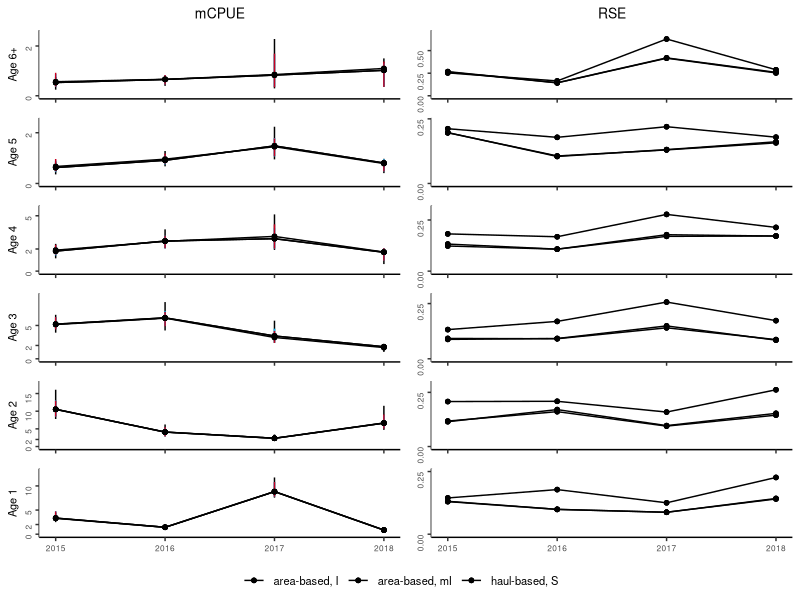
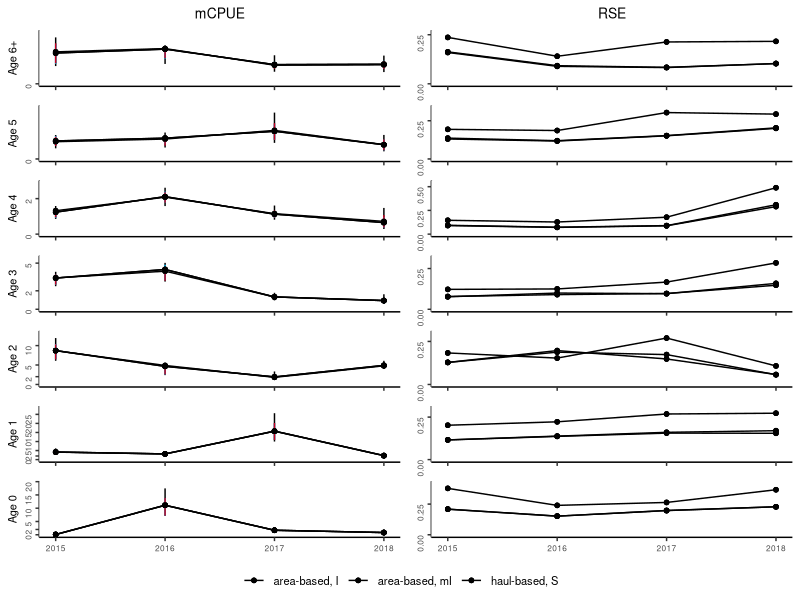
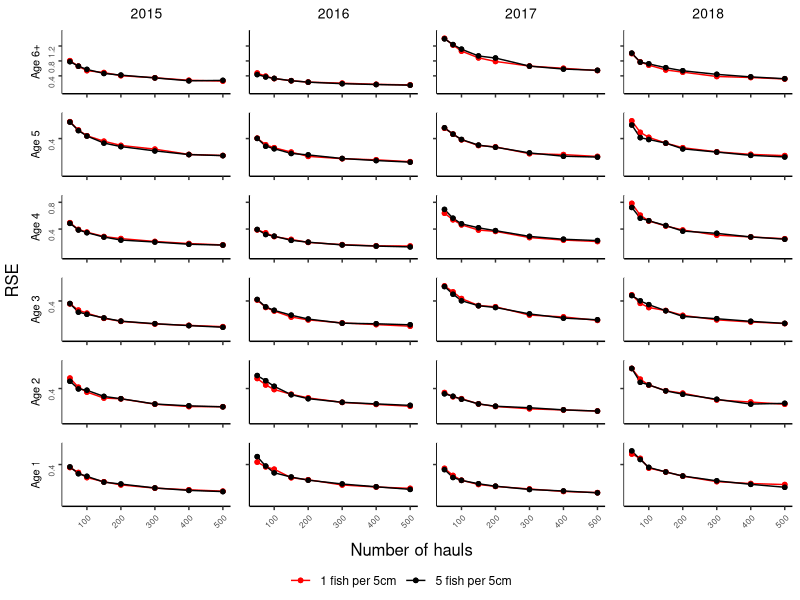
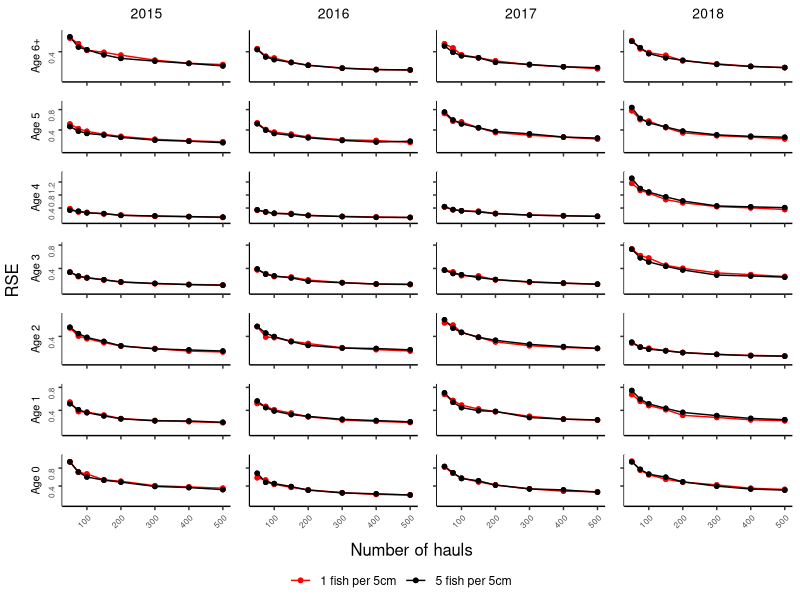
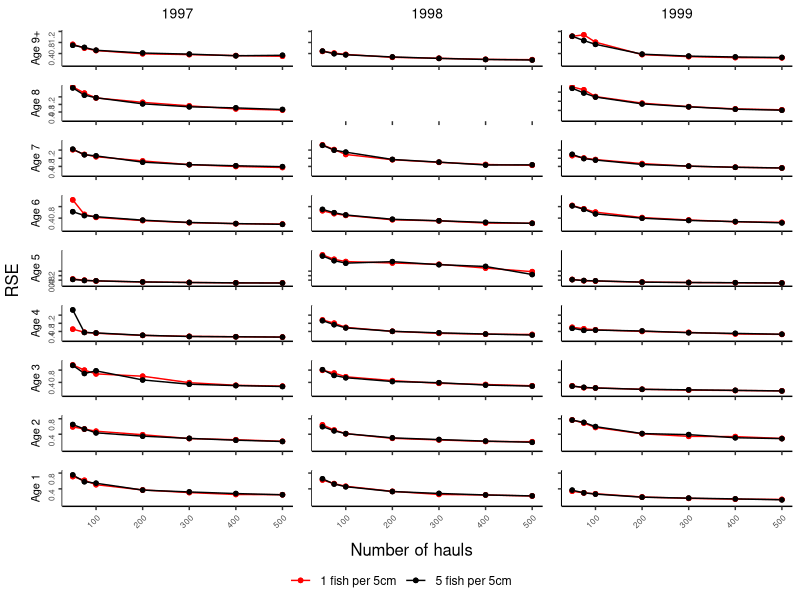
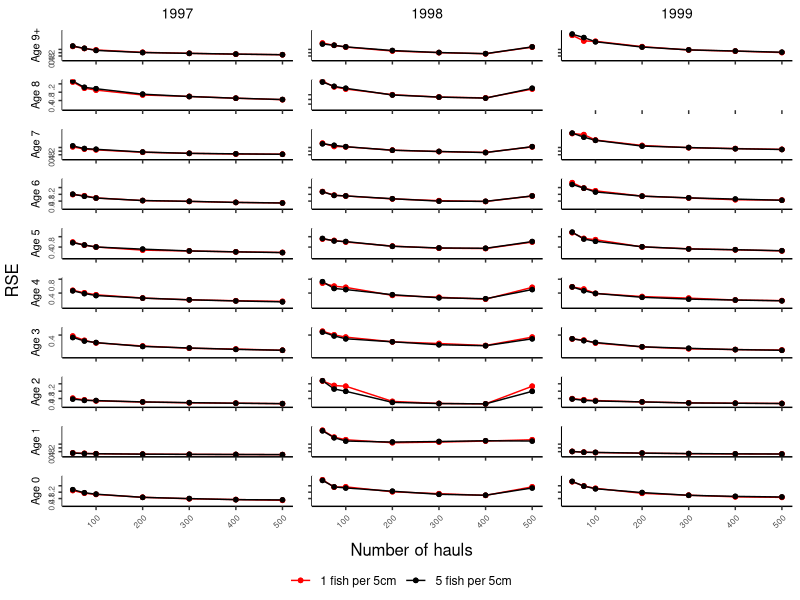

Recreate these plots in R, in order.
#
# Example of tabulated plot inspired by Gerritsen et al. 2006
#

library(ggplot2)
library(grid)
library(gridExtra)
library(egg)

#' @noRd
makeColorMap <- function(columns, color){
  colors <- as.list(rep(color, length(columns)))
  names(colors) <- columns
  return(colors)
}

#' @noRd
panelPlotOverlay <- function(plotData, columnGroups, xVariable, yVariable, yVariableUpper, yVariableLower, xlimrow, ylimcol, showX=F, showY=F, ylabel="", basetheme=NULL, titletext="", pointcol=NULL, linecol=NULL, errorcol=NULL, tickmarks=NULL){

  panelplot <- ggplot(plotData, aes_string(x=xVariable, y=yVariable)) + xlim(xlimrow) + ylab(ylabel) + ylim(ylimcol)

  cols <- unique(plotData[,columnGroups])
  for (col in cols){
    colData <- plotData[plotData[,columnGroups] == col,]
    if (!is.null(yVariableUpper) & !is.null(yVariableLower)){
      panelplot <- panelplot + geom_linerange(data=colData, aes_string(ymin=yVariableLower, ymax=yVariableUpper), color=errorcol[[col]])
    }
    #points and lines
    if (nrow(colData) == 0){
      panelplot <- panelplot + geom_blank()
    }
    else{
      panelplot <- panelplot + geom_line(data=colData, aes_string(color=columnGroups)) + scale_color_manual(values = unlist(linecol)) + geom_point(shape=20, size=2, aes_string(color=columnGroups)) + scale_color_manual(values = unlist(pointcol))
    }

    if (!is.null(title) & col == cols[1]){
      panelplot <- panelplot + ggtitle(titletext)
    }

  }

  panelplot <- panelplot + basetheme()
  panelplot <- panelplot + theme(panel.grid.minor = element_blank(), panel.grid.major = element_blank())
  if (!is.null(tickmarks)){
    panelplot <- panelplot + scale_y_continuous(breaks=tickmarks, limits = ylimcol)
  }
  if (!showX){
    panelplot <- panelplot + theme(axis.title.x = element_blank(), axis.text.x=element_blank())
  }
  else{
    panelplot <- panelplot + theme(axis.title.x = element_blank())
  }

  if (!showY){
    panelplot <- panelplot + theme(axis.title.y = element_blank(), axis.text.y=element_blank())
  }

  return(panelplot)
}


#' Table plot
#' @description
#'  makes a tabulated plot of estimates grouped by two covariates, one for columns, one for rows. axes of all plots are the same variables.
#' @details
#' @param data data.table() with data, must contain columns identified by parameters 'columnGroups', 'rowGroups', 'xVariable' and 'yVariable'
#' @param columnGroups character() identifies column in data that identifies the grouping used for columns in the plot
#' @param rowGRoups character() identifies column in data that identifies the grouping used for rows in the plot
#' @param xVariable character() identifies column in data containting variable to be used for x-axis
#' @param yVariable character() identifies column in data containing variable to be used for y-axis
#' @param overlayGroups character() identifies column in data specifying the groups to be overlayed
#' @param ylab character(), optional, label for y-axis, if not provided 'yVariable' will be used.
#' @param ymin numeric(), optional, lower bounds of y axis, if not NULL y axis will be adopted to data for each column
#' @param ymax numeric(), optional, upper bounds of y axis, if not provided y axis will be adopted to data for each column
#' @param xlim vector, optional, lower and upper bounds of x axis, if not provided y axis will be adapted to data for each row
#' @param pointcol character() or named list mapping the values in data[,columnGroups] to colors, color of points in plots
#' @param linecol character() or named list mapping the values in data[,columnGroups] to colors color of connecting lines in plots
#' @param errorcol character() or named list mapping the values in data[,columnGroups] to colors color of error bars
#' @param tickmarks numeric() specifies tickmarks for y-axis
#' @param basetheme ggplot2 - theme function to use for plotting. Default adjusts y-axis label alignments to account for variable width of tick-labels.
#' @param reverseX logical() whether to reverse X axes
#' @param hLineCol character() specify any column that should be used for horisontal reference lines
stackedPanelsOverlay <- function(data, columnGroups, rowGroups, xVariable, yVariable, overlayGroups, ylab=NULL, xlab=NULL, xlim=NULL, ymin=0, ymax=NULL, pointcol="black", linecol="#cb181d", errorcol="#cb181d", tickmarks=NULL, basetheme=function(x){ggplot2::theme_classic() + theme(plot.title = element_text(hjust = 0.5, size=10), axis.title.y = element_text(size=8),  axis.title.x = element_text(size=8), axis.text.y = element_text(angle = 90, hjust = 1, size=6))}, reverseX=F, hLineCol=NULL){

  if(is.numeric(columnGroups) | is.numeric(rowGroups)){
    stop("ColumnGroups and rowGroups can not be numeric variables. Covert with as.character()")
  }

  if (!all(c(columnGroups, rowGroups, xVariable, yVariable) %in% names(data))){
    stop("Some arguments (columnGroups, rowGroups, xVariable, yVariable) not found in data.")
  }

  if (any(is.na(data[,c(columnGroups, rowGroups, xVariable)]))){
    stop("NAs in grouping variables or x variable")
  }

  if (is.null(ylab)){
    ylab <- yVariable
  }

  if (is.null(xlab)){
    xlab <- xVariable
  }

  rows <- sort(unique(unlist(data[,rowGroups])), decreasing = T)
  cols <- sort(unique(unlist(data[,columnGroups])))
  og <- sort(unique(unlist(data[,overlayGroups])))
  if (is.character(linecol)){
    linecol <- makeColorMap(og, linecol)
  }
  if (is.character(pointcol)){
    pointcol <- makeColorMap(og, pointcol)
  }
  if (is.character(errorcol)){
    errorcol <- makeColorMap(og, errorcol)
  }

  panels <- list()
  for (row in rows){

    #determine ylims if necessary
    minvar <- yVariable
    miny <- ymin
    if (is.null(miny)){
      miny <- min(data[data[,rowGroups] == row,minvar])
      miny <- miny - abs(miny) * .1
    }

    maxvar <- yVariable
    maxy <- ymax
    if (is.null(maxy)){
      maxy <- max(data[data[,rowGroups] == row,maxvar])
      maxy <- maxy + abs(maxy) * .1
    }
    ylimcol <- c(miny, maxy)

    for (col in cols){
      xlimrow <- xlim
      if (is.null(xlimrow)){
        xlimrow <- c(min(data[data[,columnGroups] == col,xVariable]), max(data[data[,columnGroups] == col,xVariable]))
      }

      title <- NULL
      if (row == rows[1]){
        title = col
      }

      plotdata <- data[data[,columnGroups] == col & data[,rowGroups] == row,]

      referenceline <- NULL
      if (!is.null(hLineCol)){
        stopifnot(length(unique(unlist(plotdata[,hLineCol])))==1)
        referenceline <- unlist(plotdata[,hLineCol])[1]
      }

      panel <- panelPlotOverlay(plotdata, overlayGroups, xVariable, yVariable, yVariableUpper=NULL, yVariableLower=NULL, xlimrow, ylimcol, showX=(row == rows[length(rows)]), showY=(col == cols[1]), ylabel=row, basetheme=basetheme, title=title, pointcol=pointcol, linecol=linecol, errorcol=errorcol, tickmarks=tickmarks)
      panel <- panel + theme(legend.position="none")
      panels[[paste(row, col, sep="/")]] <- panel

    }
  }

  g <- ggplotGrob(panels[[1]] + theme(legend.position="bottom", legend.title = element_blank()))$grobs
  legend <- g[[which(sapply(g, function(x) x$name) == "guide-box")]]
  lheight <- sum(legend$height)
  grid.arrange(
    ggarrange(
      plots=panels,
      nrow=length(rows),
      left=ylab,
      bottom=xlab,draw=F
    ),
    legend,
    ncol = 1,
    heights = unit.c(unit(1, "npc") - lheight, lheight))
}

#' Makes Two column plot-table
#' Same x-axis, and row-categories, but two different y-axis for the different groups.
#' values for each of the column groups are plotted on top of each other in the column to the right for yvariable1
#' values for each of the column groups are plotted on top of each other in the column to the left for yvariable2
overlayedColumnPlot <- function(data, columnGroups, rowGroups, xVariable, yVariable1, yVariable2, yVariable1Lower=NULL, yVariable1Upper=NULL, yVariable2Lower=NULL, yVariable2Upper=NULL, ylab1=NULL, ylab2=NULL, xlab=NULL, xlim=NULL, ymin1=0, ymin2=0, ymax1=NULL, ymax2=NULL, pointcol="black", linecol="#cb181d", errorcol="#cb181d", tickmarksY1=NULL, tickmarksY2=NULL, basetheme=function(x){ggplot2::theme_classic() + theme(plot.title = element_text(hjust = 0.5, size=10), axis.title.y = element_text(size=8), axis.title.x = element_text(size=8), axis.text.y = element_text(angle = 90, hjust = 1, size=6), axis.text.x=element_text(size=6), legend.text = element_text(size=8))}){
  if(is.numeric(columnGroups) | is.numeric(rowGroups)){
    stop("ColumnGroups and rowGroups can not be numeric variables. Covert with as.character()")
  }

  if (!all(c(columnGroups, rowGroups, xVariable, yVariable1, yVariable2) %in% names(data))){
    stop("Some arguments (columnGroups, rowGroups, xVariable, yVariable1, yvaraible2) not found in data.")
  }

  if (any(is.na(data[,c(columnGroups, rowGroups, xVariable)]))){
    stop("NAs in grouping variables or x variable")
  }

  if (is.null(yVariable1Upper) + is.null(yVariable1Lower) == 1){
    stop("Provide either both yVariableUpper and yVariableLower, or neither of them")
  }
  if (is.null(yVariable2Upper) + is.null(yVariable2Lower) == 1){
    stop("Provide either both yVariableUpper and yVariableLower, or neither of them")
  }

  if (is.null(ylab1)){
    ylab1 <- yVariable1
  }
  if (is.null(ylab2)){
    ylab2 <- yVariable2
  }

  if (is.null(xlab)){
    xlabel <- xVariable
  }
  else{
    xlabel <- xlab
  }

  rows <- sort(unique(unlist(data[,rowGroups])), decreasing = T)
  cols <- sort(unique(unlist(data[,columnGroups])))

  if (is.character(linecol)){
    linecol <- makeColorMap(cols, linecol)
  }
  if (is.character(pointcol)){
    pointcol <- makeColorMap(cols, pointcol)
  }
  if (is.character(errorcol)){
    errorcol <- makeColorMap(cols, errorcol)
  }

  panels <- list()
  for (row in rows){

    #determine ylims for yVariable1 if necessary
    minvar1 <- yVariable1
    if (!is.null(yVariable1Lower)){
      minvar1 <- yVariable1Lower
    }
    miny1 <- ymin1
    if (is.null(miny1)){
      miny1 <- min(data[data[,rowGroups] == row,minvar1])
      miny1 <- miny1 - abs(miny1) * .1
    }

    maxvar1 <- yVariable1
    if (!is.null(yVariable1Upper)){
      maxvar1 <- yVariable1Upper
    }
    maxy1 <- ymax1
    if (is.null(maxy1)){
      maxy1 <- max(data[data[,rowGroups] == row,maxvar1])
      maxy1 <- maxy1 + abs(maxy1) * .1
    }
    ylim1col <- c(miny1, maxy1)


    #determine ylims for yVariable2 if necessary
    minvar2 <- yVariable2
    if (!is.null(yVariable2Lower)){
      minvar2 <- yVariable2Lower
    }
    miny2 <- ymin2
    if (is.null(miny2)){
      miny2 <- min(data[data[,rowGroups] == row,minvar2])
      miny2 <- miny2 - abs(miny2) * .1
    }

    maxvar2 <- yVariable2
    if (!is.null(yVariable2Upper)){
      maxvar2 <- yVariable2Upper
    }
    maxy2 <- ymax2
    if (is.null(maxy2)){
      maxy2 <- max(data[data[,rowGroups] == row,maxvar2])
      maxy2 <- maxy2 + abs(maxy2) * .1
    }
    ylim2col <- c(miny2, maxy2)

    #get x-axis and title params
    xlimrow <- xlim
    if (is.null(xlimrow)){
      xlimrow <- c(min(data[,xVariable]), max(data[,xVariable]))
    }

    title1 <- NULL
    if (row == rows[1]){
      title1 = yVariable1
    }
    title2 <- NULL
    if (row == rows[1]){
      title2 = yVariable2
    }

    plotdata <- data[data[,rowGroups] == row,]
    #plot yvar1
    panel <- panelPlotOverlay(plotdata, columnGroups, xVariable, yVariable1, yVariable1Upper, yVariable1Lower, xlimrow, ylim1col, showX=(row == rows[length(rows)]), showY=T, ylabel=row, basetheme=basetheme, title=title1, pointcol=pointcol, linecol=linecol, errorcol=errorcol, tickmarks=tickmarksY1)
    panel <- panel + theme(legend.position="none")
    panels[[paste(row, "yvar1", sep="/")]] <- panel

    #plot yvar2
    panel <- panelPlotOverlay(plotdata, columnGroups, xVariable, yVariable2, yVariable2Upper, yVariable2Lower, xlimrow, ylim2col, showX=(row == rows[length(rows)]), showY=T, ylabel=NULL, basetheme=basetheme, title=title2, pointcol=pointcol, linecol=linecol, errorcol=errorcol, tickmarks=tickmarksY2)
    panel <- panel + theme(legend.position="none")
    panels[[paste(row, "yvar2", sep="/")]] <- panel

  }


  g <- ggplotGrob(panels[[1]] + theme(legend.position="bottom", legend.title = element_blank()))$grobs
  legend <- g[[which(sapply(g, function(x) x$name) == "guide-box")]]
  lheight <- sum(legend$height)
  grid.arrange(
    ggarrange(
      plots=panels,
      nrow=length(rows),
      left=ylab,
      bottom=xlab,draw=F
    ),
    legend,
    ncol = 1,
    heights = unit.c(unit(1, "npc") - lheight, lheight))

}

warning("Change file reference to package location")
warning("Check which CI to use")
warning("Check axis labels")


#
# compare the estimated mCPUE from the two ALKs for each age group (showing confidence intervals)
#

alkresult <- read.csv("data/ALKs_results.csv", sep=";", stringsAsFactors = F, dec = ",", na.strings = c("#N/A"))

areab <- alkresult$ALK %in% "area based"
haulb <- alkresult$ALK %in% "haul based"
alkresult[areab,5] <- "area-based"
alkresult[haulb,5] <- "haul-based"


alkresult$bs <- NULL
alkresult[alkresult$Bootstrap=="Stratified", "bs"] <- "S"
alkresult[alkresult$Bootstrap=="ICES-IBTS", "bs"] <- "I"
alkresult[alkresult$Bootstrap=="Modified-ICES", "bs"] <- "mI"
alkresult[alkresult$ALK == "area based", "ALK"] <- "area-based"
alkresult[alkresult$ALK == "haul based", "ALK"] <- "haul-based"
alkresult$ALKm <- paste(alkresult$ALK, alkresult$bs, sep=", ")
alkresult$age <- paste("Age", alkresult$age)
alkresult$RSE <- alkresult$sd / alkresult$mCPUE


estimator_colors <- list()

estimator_colors[["area-based, I"]] <- "#000000"   # "#92c5de"
estimator_colors[["area-based, mI"]] <-"#00BFFF"  #"#0000CD"  #"#0571b0"
estimator_colors[["haul-based, S"]] <- "#ca0020"

####
# Plot 1
# Using Q1 and all years
#
#

#path= "G:/DOCUMENTS/IBTSgithub3/New-IBTS-Project/TestPackage/ices/figures/"
alkq1 <- alkresult[alkresult$Quarter=="Q1",]
alkq1 <- alkq1[alkq1$age != "Age 0",]

pdf(file = "ices/figures/ALK_Bootstrap_Plots_Edvin/mCpueRseQ1b.pdf", width=3.35, onefile = F) #85mm in inches (3.35) or 170mm (6.69 inches)
overlayedColumnPlot(data = alkq1, columnGroups = "ALKm", rowGroups = "age", xVariable = "Year", yVariable1 = "mCPUE", yVariable2 = "RSE", yVariable1Lower = "Q025", yVariable1Upper = "Q975", tickmarksY1 = c(0,2,5,10,15,20,25), tickmarksY2=c(0,.25,.5,.75,1,1.25,1.5), pointcol = "black", linecol = estimator_colors, errorcol = estimator_colors)
dev.off()

####
# Plot 2 - for supplementary
# As plot 1, but for Q3, retaining age group 0
# Using Q3 and all years
alkq3 <- alkresult[alkresult$Quarter=="Q3",]
pdf(file = "ices/figures/ALK_Bootstrap_Plots_Edvin/suppMatMcpueRseQ3.pdf", width=3.35, onefile = F) #85mm in inches
overlayedColumnPlot(data = alkq3, columnGroups = "ALKm", rowGroups = "age", xVariable = "Year", yVariable1 = "mCPUE", yVariable2 = "RSE", yVariable1Lower = "Q025", yVariable1Upper = "Q975", tickmarksY1 = c(0,2,5,10,15,20,25), tickmarksY2=c(0,.25,.5,.75,1,1.25,1.5), pointcol = "black", linecol = estimator_colors, errorcol = estimator_colors)
dev.off()


####
# Plot 7
# overlay 1 and 5 for otholith per 5 cm

resamplingCol <- list()
resamplingCol[["1 fish per 5cm"]] <- "red"
resamplingCol[["5 fish per 5cm"]] <- "black"

resamplingOtolithsAndHauls <- read.csv("OtolithsAndHauls_Results_2015_2018/OtolAndHaul_1_5_per_5cm_areaBased2015_2018.csv", sep=";", stringsAsFactors = F, na.strings=c("NA"))
oneFish <- resamplingOtolithsAndHauls$Otolith_per5cm %in% 1
fiveFish <- resamplingOtolithsAndHauls$Otolith_per5cm %in% 5
resamplingOtolithsAndHauls[oneFish,5] <- "1 fish per 5cm"
resamplingOtolithsAndHauls[fiveFish,5] <- "5 fish per 5cm"

resamplingOtolithsAndHauls$cv <- resamplingOtolithsAndHauls$sd / resamplingOtolithsAndHauls$bootstrapMean
resamplingOtolithsAndHauls$age <- paste("Age", resamplingOtolithsAndHauls$age)
resamplingOtolithsAndHauls$Year <- as.character(resamplingOtolithsAndHauls$Year)
resamplingOtolithsAndHauls$Otolith_per5cm <- as.character(resamplingOtolithsAndHauls$Otolith_per5cm)
resamplingOtolithsAndHaulsQ1 <- resamplingOtolithsAndHauls[resamplingOtolithsAndHauls$Quarter=="Q1",]
resamplingOtolithsAndHaulsQ1 <- resamplingOtolithsAndHaulsQ1[resamplingOtolithsAndHaulsQ1$age != "Age 0",]

pdf(file = "ices/figures/ALK_Bootstrap_Plots_Edvin/resamplingAgeAndHaulsQ1.pdf", width=3.35, onefile = F) #85mm in inches
stackedPanelsOverlay(data = resamplingOtolithsAndHaulsQ1, columnGroups = "Year", rowGroups = "age", xVariable = "N", yVariable = "cv", overlayGroups="Otolith_per5cm", xlab="Number of hauls", ylab="RSE", ymin=0, pointcol = resamplingCol, linecol = resamplingCol, errorcol = resamplingCol, tickmarks = c(.4,.8,1.2), basetheme=function(x){ggplot2::theme_classic() + theme(plot.title = element_text(hjust = 0.5, size =10),axis.title.y = element_text(size =8),axis.title.x = element_text(size =8), axis.text.y = element_text(angle = 90, hjust = 1, size=6), axis.text.x = element_text(angle = 45, hjust = 1, size=6))})
dev.off()

####
# Plot 8 - supplementary
# Like plot 7, but for Q3 and including aGE GROUP 0
resamplingOtolithsAndHaulsQ3 <- resamplingOtolithsAndHauls[resamplingOtolithsAndHauls$Quarter=="Q3",]
pdf(file = "ices/figures/ALK_Bootstrap_Plots_Edvin/suppMatResamplingAgeAndHaulsQ3.pdf", width=3.35, onefile = F) #85mm in inches
stackedPanelsOverlay(data = resamplingOtolithsAndHaulsQ3, columnGroups = "Year", rowGroups = "age", xVariable = "N", yVariable = "cv", overlayGroups="Otolith_per5cm", xlab="Number of hauls", ylab="RSE", ymin=0, pointcol = resamplingCol, linecol = resamplingCol, errorcol = resamplingCol, tickmarks = c(.4,.8,1.2), basetheme=function(x){ggplot2::theme_classic() + theme(plot.title = element_text(hjust = 0.5, size =10),axis.title.y = element_text(size =8),axis.title.x = element_text(size =8), axis.text.y = element_text(angle = 90, hjust = 1, size=6), axis.text.x = element_text(angle = 45, hjust = 1, size=6))})
dev.off()

####
# Plot 9  - supplementary
# Like plot 7, but for 1997 - 1999
resamplingOtolithsAndHauls <- read.csv("OtolithsAndHauls_Results_1997_1999/OtolAndHaul_1_5_per_5cm_areaBased1997_1999.csv", sep=";", stringsAsFactors = F, na.strings=c("NA"))
oneFish <- resamplingOtolithsAndHauls$Otolith_per5cm %in% 1
fiveFish <- resamplingOtolithsAndHauls$Otolith_per5cm %in% 5
resamplingOtolithsAndHauls[oneFish,6] <- "1 fish per 5cm"
resamplingOtolithsAndHauls[fiveFish,6] <- "5 fish per 5cm"

resamplingOtolithsAndHauls$cv <- resamplingOtolithsAndHauls$sd / resamplingOtolithsAndHauls$bootstrapMean
resamplingOtolithsAndHauls$age <- paste("Age", resamplingOtolithsAndHauls$age)
resamplingOtolithsAndHauls$Year <- as.character(resamplingOtolithsAndHauls$Year)
resamplingOtolithsAndHauls$Otolith_per5cm <- as.character(resamplingOtolithsAndHauls$Otolith_per5cm)
resamplingOtolithsAndHaulsQ1 <- resamplingOtolithsAndHauls[resamplingOtolithsAndHauls$Quarter=="Q1",]
resamplingOtolithsAndHaulsQ1 <- resamplingOtolithsAndHaulsQ1[resamplingOtolithsAndHaulsQ1$age != "Age 0",]

pdf(file = "ices/figures/ALK_Bootstrap_Plots_Edvin/suppMatResamplingAgeAndHaulsQ197-99.pdf", width=3.35, onefile = F) #85mm in inches
stackedPanelsOverlay(data = resamplingOtolithsAndHaulsQ1, columnGroups = "Year", rowGroups = "age", xVariable = "N", yVariable = "cv", overlayGroups="Otolith_per5cm", xlab="Number of hauls", ylab="RSE", ymin=0, pointcol = resamplingCol, linecol = resamplingCol, errorcol = resamplingCol, tickmarks = c(.4,.8,1.2), basetheme=function(x){ggplot2::theme_classic() + theme(plot.title = element_text(hjust = 0.5, size =10),axis.title.y = element_text(size =8), axis.title.x = element_text(size =8), axis.text.y = element_text(angle = 90, hjust = 1, size=6), axis.text.x = element_text(angle = 45, hjust = 1, size=6))})
dev.off()


####
# Plot 10  - supplementary
# Like plot 9, but for Q3 and including age group 0

resamplingOtolithsAndHaulsQ3 <- resamplingOtolithsAndHauls[resamplingOtolithsAndHauls$Quarter=="Q3",]
pdf(file = "ices/figures/ALK_Bootstrap_Plots_Edvin/suppMatResamplingAgeAndHaulsQ397-99.pdf", width=3.35, onefile = F) #85mm in inches
stackedPanelsOverlay(data = resamplingOtolithsAndHaulsQ3, columnGroups = "Year", rowGroups = "age", xVariable = "N", yVariable = "cv", overlayGroups="Otolith_per5cm", xlab="Number of hauls", ylab="RSE", ymin=0, pointcol = resamplingCol, linecol = resamplingCol, errorcol = resamplingCol, tickmarks = c(.4,.8,1.2), basetheme=function(x){ggplot2::theme_classic() + theme(plot.title = element_text(hjust = 0.5, size = 10),axis.title.y = element_text(size = 8), axis.title.x = element_text(size=8), axis.text.y = element_text(angle = 90, hjust = 1, size=6), axis.text.x = element_text(angle = 45, hjust = 1, size=6))})
dev.off()
